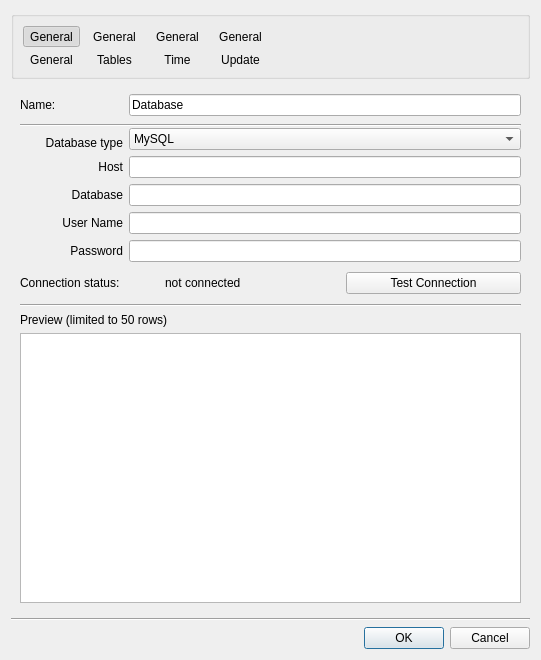
<?xml version="1.0" encoding="UTF-8"?>
<ui version="4.0">
 <class>InputDataDatabase</class>
 <widget class="QDialog" name="InputDataDatabase">
  <property name="geometry">
   <rect>
    <x>0</x>
    <y>0</y>
    <width>541</width>
    <height>660</height>
   </rect>
  </property>
  <property name="windowTitle">
   <string>Dialog</string>
  </property>
  <layout class="QGridLayout" name="gridLayout_2">
   <item row="0" column="0">
    <widget class="QGroupBox" name="groupBox">
     <property name="title">
      <string/>
     </property>
     <layout class="QGridLayout" name="gridLayout_4">
      <item row="0" column="2">
       <widget class="QToolButton" name="toolButtonTime">
        <property name="text">
         <string>General</string>
        </property>
        <property name="icon">
         <iconset resource="Resources.qrc">
          <normaloff>:/time2Blue.png</normaloff>:/time2Blue.png</iconset>
        </property>
        <property name="iconSize">
         <size>
          <width>40</width>
          <height>40</height>
         </size>
        </property>
        <property name="checkable">
         <bool>true</bool>
        </property>
        <property name="checked">
         <bool>false</bool>
        </property>
        <property name="autoExclusive">
         <bool>true</bool>
        </property>
        <property name="autoRaise">
         <bool>true</bool>
        </property>
       </widget>
      </item>
      <item row="0" column="3">
       <widget class="QToolButton" name="toolButtonUpdate">
        <property name="text">
         <string>General</string>
        </property>
        <property name="icon">
         <iconset resource="Resources.qrc">
          <normaloff>:/Update.png</normaloff>:/Update.png</iconset>
        </property>
        <property name="iconSize">
         <size>
          <width>40</width>
          <height>40</height>
         </size>
        </property>
        <property name="checkable">
         <bool>true</bool>
        </property>
        <property name="checked">
         <bool>false</bool>
        </property>
        <property name="autoExclusive">
         <bool>true</bool>
        </property>
        <property name="autoRaise">
         <bool>true</bool>
        </property>
       </widget>
      </item>
      <item row="0" column="4">
       <spacer name="horizontalSpacer">
        <property name="orientation">
         <enum>Qt::Horizontal</enum>
        </property>
        <property name="sizeHint" stdset="0">
         <size>
          <width>289</width>
          <height>20</height>
         </size>
        </property>
       </spacer>
      </item>
      <item row="0" column="1">
       <widget class="QToolButton" name="toolButtonTables">
        <property name="text">
         <string>General</string>
        </property>
        <property name="icon">
         <iconset resource="Resources.qrc">
          <normaloff>:/ManuallyEditTableIcon.png</normaloff>:/ManuallyEditTableIcon.png</iconset>
        </property>
        <property name="iconSize">
         <size>
          <width>40</width>
          <height>40</height>
         </size>
        </property>
        <property name="checkable">
         <bool>true</bool>
        </property>
        <property name="checked">
         <bool>false</bool>
        </property>
        <property name="autoExclusive">
         <bool>true</bool>
        </property>
        <property name="autoRaise">
         <bool>true</bool>
        </property>
       </widget>
      </item>
      <item row="1" column="3">
       <widget class="QLabel" name="lblUpdate">
        <property name="text">
         <string>Update</string>
        </property>
        <property name="alignment">
         <set>Qt::AlignCenter</set>
        </property>
        <property name="buddy">
         <cstring>toolButtonUpdate</cstring>
        </property>
       </widget>
      </item>
      <item row="1" column="0">
       <widget class="QLabel" name="lblGeneral">
        <property name="text">
         <string>General</string>
        </property>
        <property name="alignment">
         <set>Qt::AlignCenter</set>
        </property>
        <property name="buddy">
         <cstring>toolButtonGeneral</cstring>
        </property>
       </widget>
      </item>
      <item row="1" column="2">
       <widget class="QLabel" name="lblTime">
        <property name="text">
         <string>Time</string>
        </property>
        <property name="alignment">
         <set>Qt::AlignCenter</set>
        </property>
        <property name="buddy">
         <cstring>toolButtonTime</cstring>
        </property>
       </widget>
      </item>
      <item row="1" column="1">
       <widget class="QLabel" name="lblFormat">
        <property name="text">
         <string>Tables</string>
        </property>
        <property name="alignment">
         <set>Qt::AlignCenter</set>
        </property>
        <property name="buddy">
         <cstring>toolButtonTables</cstring>
        </property>
       </widget>
      </item>
      <item row="0" column="0">
       <widget class="QToolButton" name="toolButtonGeneral">
        <property name="text">
         <string>General</string>
        </property>
        <property name="icon">
         <iconset resource="Resources.qrc">
          <normaloff>:/folder-open.png</normaloff>:/folder-open.png</iconset>
        </property>
        <property name="iconSize">
         <size>
          <width>40</width>
          <height>40</height>
         </size>
        </property>
        <property name="checkable">
         <bool>true</bool>
        </property>
        <property name="checked">
         <bool>true</bool>
        </property>
        <property name="autoExclusive">
         <bool>true</bool>
        </property>
        <property name="autoRaise">
         <bool>true</bool>
        </property>
       </widget>
      </item>
     </layout>
    </widget>
   </item>
   <item row="1" column="0">
    <widget class="QStackedWidget" name="stackedWidget">
     <property name="currentIndex">
      <number>0</number>
     </property>
     <widget class="QWidget" name="pageGeneral">
      <layout class="QGridLayout" name="gridLayout_5">
       <item row="0" column="0">
        <widget class="QLabel" name="lblGeneralName">
         <property name="text">
          <string>Name:</string>
         </property>
        </widget>
       </item>
       <item row="0" column="1">
        <widget class="QLineEdit" name="ledGeneralName">
         <property name="text">
          <string>Database</string>
         </property>
        </widget>
       </item>
       <item row="1" column="0" rowspan="2" colspan="2">
        <widget class="Line" name="line">
         <property name="orientation">
          <enum>Qt::Horizontal</enum>
         </property>
        </widget>
       </item>
       <item row="2" column="1" rowspan="2">
        <widget class="QComboBox" name="comboBox_3">
         <item>
          <property name="text">
           <string>MySQL</string>
          </property>
         </item>
         <item>
          <property name="text">
           <string>PostgreSQL</string>
          </property>
         </item>
        </widget>
       </item>
       <item row="3" column="0">
        <widget class="QLabel" name="lblGeneralFile">
         <property name="text">
          <string>Database type</string>
         </property>
         <property name="alignment">
          <set>Qt::AlignRight|Qt::AlignTrailing|Qt::AlignVCenter</set>
         </property>
        </widget>
       </item>
       <item row="4" column="0">
        <widget class="QLabel" name="label">
         <property name="text">
          <string>Host</string>
         </property>
         <property name="alignment">
          <set>Qt::AlignRight|Qt::AlignTrailing|Qt::AlignVCenter</set>
         </property>
        </widget>
       </item>
       <item row="4" column="1">
        <widget class="QLineEdit" name="lineEdit_2"/>
       </item>
       <item row="5" column="0">
        <widget class="QLabel" name="label_2">
         <property name="text">
          <string>Database</string>
         </property>
         <property name="alignment">
          <set>Qt::AlignRight|Qt::AlignTrailing|Qt::AlignVCenter</set>
         </property>
        </widget>
       </item>
       <item row="5" column="1">
        <widget class="QLineEdit" name="lineEdit"/>
       </item>
       <item row="6" column="0">
        <widget class="QLabel" name="label_3">
         <property name="text">
          <string>User Name</string>
         </property>
         <property name="alignment">
          <set>Qt::AlignRight|Qt::AlignTrailing|Qt::AlignVCenter</set>
         </property>
        </widget>
       </item>
       <item row="6" column="1">
        <widget class="QLineEdit" name="lineEdit_3"/>
       </item>
       <item row="7" column="0">
        <widget class="QLabel" name="label_4">
         <property name="text">
          <string>Password</string>
         </property>
         <property name="alignment">
          <set>Qt::AlignRight|Qt::AlignTrailing|Qt::AlignVCenter</set>
         </property>
        </widget>
       </item>
       <item row="7" column="1">
        <widget class="QLineEdit" name="lineEdit_4">
         <property name="inputMethodHints">
          <set>Qt::ImhHiddenText|Qt::ImhNoAutoUppercase|Qt::ImhNoPredictiveText|Qt::ImhSensitiveData</set>
         </property>
         <property name="echoMode">
          <enum>QLineEdit::Password</enum>
         </property>
        </widget>
       </item>
       <item row="8" column="0">
        <widget class="QLabel" name="label_6">
         <property name="text">
          <string>Connection status: </string>
         </property>
        </widget>
       </item>
       <item row="8" column="1">
        <layout class="QHBoxLayout" name="horizontalLayout_7">
         <item>
          <widget class="QLabel" name="label_8">
           <property name="minimumSize">
            <size>
             <width>30</width>
             <height>30</height>
            </size>
           </property>
           <property name="maximumSize">
            <size>
             <width>30</width>
             <height>30</height>
            </size>
           </property>
           <property name="text">
            <string/>
           </property>
           <property name="pixmap">
            <pixmap resource="../Scenarios/Resources/Resources.qrc">:/irkick.png</pixmap>
           </property>
           <property name="scaledContents">
            <bool>true</bool>
           </property>
          </widget>
         </item>
         <item>
          <widget class="QLabel" name="label_7">
           <property name="text">
            <string>not connected</string>
           </property>
          </widget>
         </item>
         <item>
          <widget class="QPushButton" name="pushButton">
           <property name="text">
            <string>Test Connection</string>
           </property>
          </widget>
         </item>
        </layout>
       </item>
       <item row="9" column="0" colspan="2">
        <widget class="Line" name="hlineGeneralBottom">
         <property name="orientation">
          <enum>Qt::Horizontal</enum>
         </property>
        </widget>
       </item>
       <item row="10" column="0" colspan="2">
        <widget class="QLabel" name="lblGeneralPreview">
         <property name="text">
          <string>Preview (limited to 50 rows)</string>
         </property>
        </widget>
       </item>
       <item row="11" column="0" colspan="2">
        <widget class="QTableWidget" name="tblwidGeneral">
         <property name="sizePolicy">
          <sizepolicy hsizetype="Expanding" vsizetype="Expanding">
           <horstretch>0</horstretch>
           <verstretch>2</verstretch>
          </sizepolicy>
         </property>
        </widget>
       </item>
      </layout>
     </widget>
     <widget class="QWidget" name="pageFormat">
      <layout class="QGridLayout" name="gridLayout">
       <item row="0" column="0" rowspan="2" colspan="2">
        <widget class="Line" name="hlineFormatTop">
         <property name="orientation">
          <enum>Qt::Horizontal</enum>
         </property>
        </widget>
       </item>
       <item row="1" column="1" rowspan="2">
        <widget class="QComboBox" name="comboBox_4">
         <property name="sizePolicy">
          <sizepolicy hsizetype="Preferred" vsizetype="Fixed">
           <horstretch>1</horstretch>
           <verstretch>0</verstretch>
          </sizepolicy>
         </property>
        </widget>
       </item>
       <item row="2" column="0">
        <widget class="QLabel" name="label_5">
         <property name="sizePolicy">
          <sizepolicy hsizetype="Preferred" vsizetype="Preferred">
           <horstretch>0</horstretch>
           <verstretch>0</verstretch>
          </sizepolicy>
         </property>
         <property name="text">
          <string>Table:</string>
         </property>
        </widget>
       </item>
       <item row="3" column="0" colspan="2">
        <widget class="Line" name="hlineFormatBottom">
         <property name="orientation">
          <enum>Qt::Horizontal</enum>
         </property>
        </widget>
       </item>
       <item row="4" column="0" colspan="2">
        <widget class="QLabel" name="lblFormatPreview">
         <property name="text">
          <string>Preview (limited to 50 rows)</string>
         </property>
        </widget>
       </item>
       <item row="5" column="0" colspan="2">
        <widget class="QTableWidget" name="tableWidgetFormat"/>
       </item>
      </layout>
     </widget>
     <widget class="QWidget" name="pageTime">
      <layout class="QGridLayout" name="gridLayout_7">
       <item row="1" column="0" colspan="2">
        <widget class="Line" name="line_8">
         <property name="orientation">
          <enum>Qt::Horizontal</enum>
         </property>
        </widget>
       </item>
       <item row="7" column="0" colspan="2">
        <widget class="QTableWidget" name="tableWidget_3"/>
       </item>
       <item row="6" column="0" colspan="2">
        <widget class="QLabel" name="label_19">
         <property name="text">
          <string>Preview (limited to 50 rows)</string>
         </property>
        </widget>
       </item>
       <item row="3" column="0" colspan="2">
        <layout class="QHBoxLayout" name="horizontalLayout_3">
         <item>
          <widget class="QCheckBox" name="checkBox_12">
           <property name="text">
            <string>Exclude after</string>
           </property>
          </widget>
         </item>
         <item>
          <widget class="QDateTimeEdit" name="dateTimeEdit_2">
           <property name="sizePolicy">
            <sizepolicy hsizetype="Minimum" vsizetype="Fixed">
             <horstretch>1</horstretch>
             <verstretch>0</verstretch>
            </sizepolicy>
           </property>
          </widget>
         </item>
        </layout>
       </item>
       <item row="4" column="0" colspan="2">
        <layout class="QHBoxLayout" name="horizontalLayout_6">
         <item>
          <widget class="QLabel" name="label_18">
           <property name="text">
            <string>Corresponding decimal time:</string>
           </property>
          </widget>
         </item>
         <item>
          <widget class="QLineEdit" name="lineEdit_9">
           <property name="text">
            <string>0</string>
           </property>
          </widget>
         </item>
         <item>
          <widget class="QComboBox" name="comboBox_2">
           <item>
            <property name="text">
             <string>s</string>
            </property>
           </item>
          </widget>
         </item>
        </layout>
       </item>
       <item row="5" column="0" colspan="2">
        <widget class="Line" name="line_7">
         <property name="orientation">
          <enum>Qt::Horizontal</enum>
         </property>
        </widget>
       </item>
       <item row="0" column="0" colspan="2">
        <layout class="QHBoxLayout" name="horizontalLayout_5">
         <item>
          <widget class="QCheckBox" name="checkBox_10">
           <property name="text">
            <string>Independent column</string>
           </property>
           <property name="checked">
            <bool>false</bool>
           </property>
          </widget>
         </item>
         <item>
          <widget class="QComboBox" name="comboBox">
           <item>
            <property name="text">
             <string>DateTime</string>
            </property>
           </item>
           <item>
            <property name="text">
             <string>Date</string>
            </property>
           </item>
           <item>
            <property name="text">
             <string>Time</string>
            </property>
           </item>
           <item>
            <property name="text">
             <string>Float</string>
            </property>
           </item>
           <item>
            <property name="text">
             <string>Double</string>
            </property>
           </item>
           <item>
            <property name="text">
             <string>Int</string>
            </property>
           </item>
          </widget>
         </item>
        </layout>
       </item>
       <item row="2" column="0" colspan="2">
        <layout class="QHBoxLayout" name="horizontalLayout_4">
         <item>
          <widget class="QCheckBox" name="checkBox_11">
           <property name="text">
            <string>Exclude before</string>
           </property>
          </widget>
         </item>
         <item>
          <widget class="QDateTimeEdit" name="dateTimeEdit">
           <property name="sizePolicy">
            <sizepolicy hsizetype="Minimum" vsizetype="Fixed">
             <horstretch>1</horstretch>
             <verstretch>0</verstretch>
            </sizepolicy>
           </property>
          </widget>
         </item>
        </layout>
       </item>
      </layout>
     </widget>
     <widget class="QWidget" name="pageUpdate">
      <layout class="QGridLayout" name="gridLayout_8">
       <item row="0" column="0">
        <widget class="QCheckBox" name="checkBox_15">
         <property name="text">
          <string>Auto load new data</string>
         </property>
        </widget>
       </item>
       <item row="1" column="0">
        <widget class="Line" name="line_9">
         <property name="orientation">
          <enum>Qt::Horizontal</enum>
         </property>
        </widget>
       </item>
       <item row="2" column="0">
        <widget class="QLabel" name="label_20">
         <property name="text">
          <string>Preview (limited to 50 rows)</string>
         </property>
        </widget>
       </item>
       <item row="3" column="0">
        <widget class="QTableWidget" name="tableWidget_4"/>
       </item>
      </layout>
     </widget>
    </widget>
   </item>
   <item row="2" column="0">
    <widget class="Line" name="hline">
     <property name="orientation">
      <enum>Qt::Horizontal</enum>
     </property>
    </widget>
   </item>
   <item row="3" column="0">
    <widget class="QDialogButtonBox" name="buttonBox">
     <property name="orientation">
      <enum>Qt::Horizontal</enum>
     </property>
     <property name="standardButtons">
      <set>QDialogButtonBox::Cancel|QDialogButtonBox::Ok</set>
     </property>
    </widget>
   </item>
  </layout>
 </widget>
 <resources>
  <include location="../Scenarios/Resources/Resources.qrc"/>
  <include location="Resources.qrc"/>
 </resources>
 <connections>
  <connection>
   <sender>buttonBox</sender>
   <signal>accepted()</signal>
   <receiver>InputDataDatabase</receiver>
   <slot>accept()</slot>
   <hints>
    <hint type="sourcelabel">
     <x>248</x>
     <y>254</y>
    </hint>
    <hint type="destinationlabel">
     <x>157</x>
     <y>274</y>
    </hint>
   </hints>
  </connection>
  <connection>
   <sender>buttonBox</sender>
   <signal>rejected()</signal>
   <receiver>InputDataDatabase</receiver>
   <slot>reject()</slot>
   <hints>
    <hint type="sourcelabel">
     <x>316</x>
     <y>260</y>
    </hint>
    <hint type="destinationlabel">
     <x>286</x>
     <y>274</y>
    </hint>
   </hints>
  </connection>
 </connections>
</ui>
